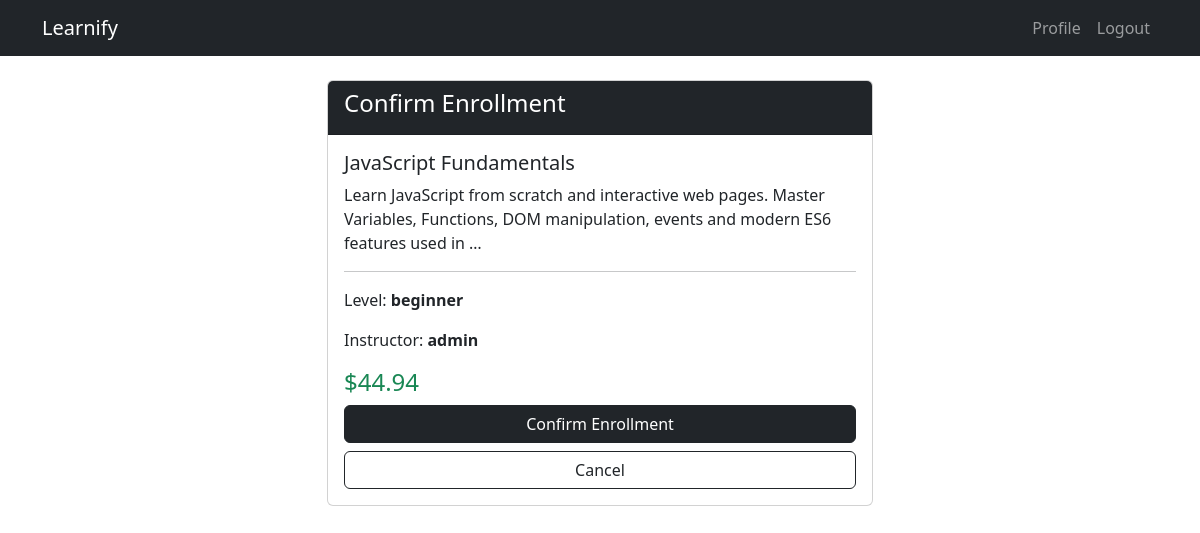
/enrollment/enroll/4/ (signed in), run on the app's committed database.
### courses/models.py (models this page shows, shortened)
class Course(models.Model):
    LEVEL_CHOICES = (
        ('beginner', 'Beginner'),
        ('intermediate', 'Intermediate'),
        ('advanced', 'Advanced'),
    )
    STATUS_CHOICES = (
        ('draft', 'Draft'),
        ('published', 'Published'),
    )
    title = models.CharField(max_length=200)
    description = models.TextField()
    category = models.ForeignKey(Category,
                                on_delete=models.CASCADE,
                                related_name='courses')
    instructor = models.ForeignKey(CustomUser,
                                  on_delete=models.CASCADE,
                                  related_name='courses')
    price = models.DecimalField(max_digits=10, decimal_places=2)
    thumbnail = models.ImageField(upload_to='course_thumbnails/',
                                 blank=True, null=True)
    level = models.CharField(max_length=20,
                            choices=LEVEL_CHOICES,
                            default='beginner')
    status = models.CharField(max_length=20,
                             choices=STATUS_CHOICES,
                             default='draft')
    created_at = models.DateTimeField(auto_now_add=True)
    updated_at = models.DateTimeField(auto_now=True)

### usersapp/models.py (models this page shows, shortened)
class CustomUser(AbstractUser):
    ROLE_CHOICES = (
        ('admin', 'Admin'),
        ('instructor', 'Instructor'),
        ('student', 'Student'),
    )
    role = models.CharField(max_length=20, choices=ROLE_CHOICES, default='student')
    profile_photo = models.ImageField(upload_to='profiles/', blank=True, null=True)
    phone = models.CharField(max_length=15, blank=True, null=True)
    bio = models.TextField(blank=True, null=True)
    created_at = models.DateTimeField(auto_now_add=True)

### enrollment/views.py (the view, shortened to what this page needs)
@login_required
def enroll_course(request, course_id):
    course = get_object_or_404(Course, id=course_id)
    already_enrolled = Enrollment.objects.filter(
        student=request.user,
        course=course
    ).exists()
    if already_enrolled:
        messages.warning(request, 'You are already enrolled!')
        return redirect('my_courses')
    return render(request, 'enrollment/enroll_confirm.html', {
        'course': course
    })

### templates/enrollment/enroll_confirm.html (shortened to what this page needs)
{% extends 'base.html' %}
{% block content %}
<div class="row justify-content-center">
    <div class="col-md-6">
        <div class="card">
            <div class="card-header bg-dark text-white">
                <h4>Confirm Enrollment</h4>
            </div>
            <div class="card-body">
                <h5>{{ course.title }}</h5>
                <p>{{ course.description|truncatewords:20 }}</p>
                <hr>
                <p>Level: <strong>{{ course.level }}</strong></p>
                <p>Instructor:
                    <strong>{{ course.instructor.username }}</strong>
                </p>
                <h4 class="text-success">${{ course.price }}</h4>
                <form method="POST">
                    <button type="submit"
                            class="btn btn-dark w-100 mb-2">
                        Confirm Enrollment
                    </button>
                    <a href="{% url 'course_detail' course.pk %}"
                       class="btn btn-outline-dark w-100">
                        Cancel
                    </a>
                </form>
            </div>
        </div>
    </div>
</div>
{% endblock %}

### data on the page
Course: title "JavaScript Fundamentals", description "Learn JavaScript from scratch and interactive web pages. Master Variables, Functions, DOM manipulation, events and modern ES6 features used in …", level "beginner", instructor.username "admin", price "44.94"
